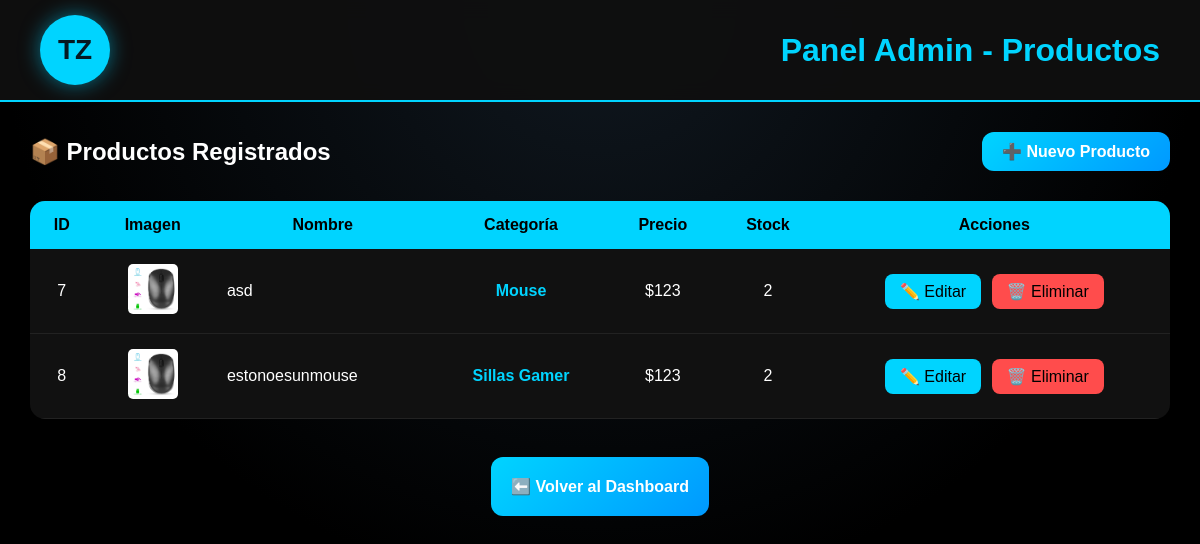
The app's page /panel-admin/productos/ (signed in), older data.
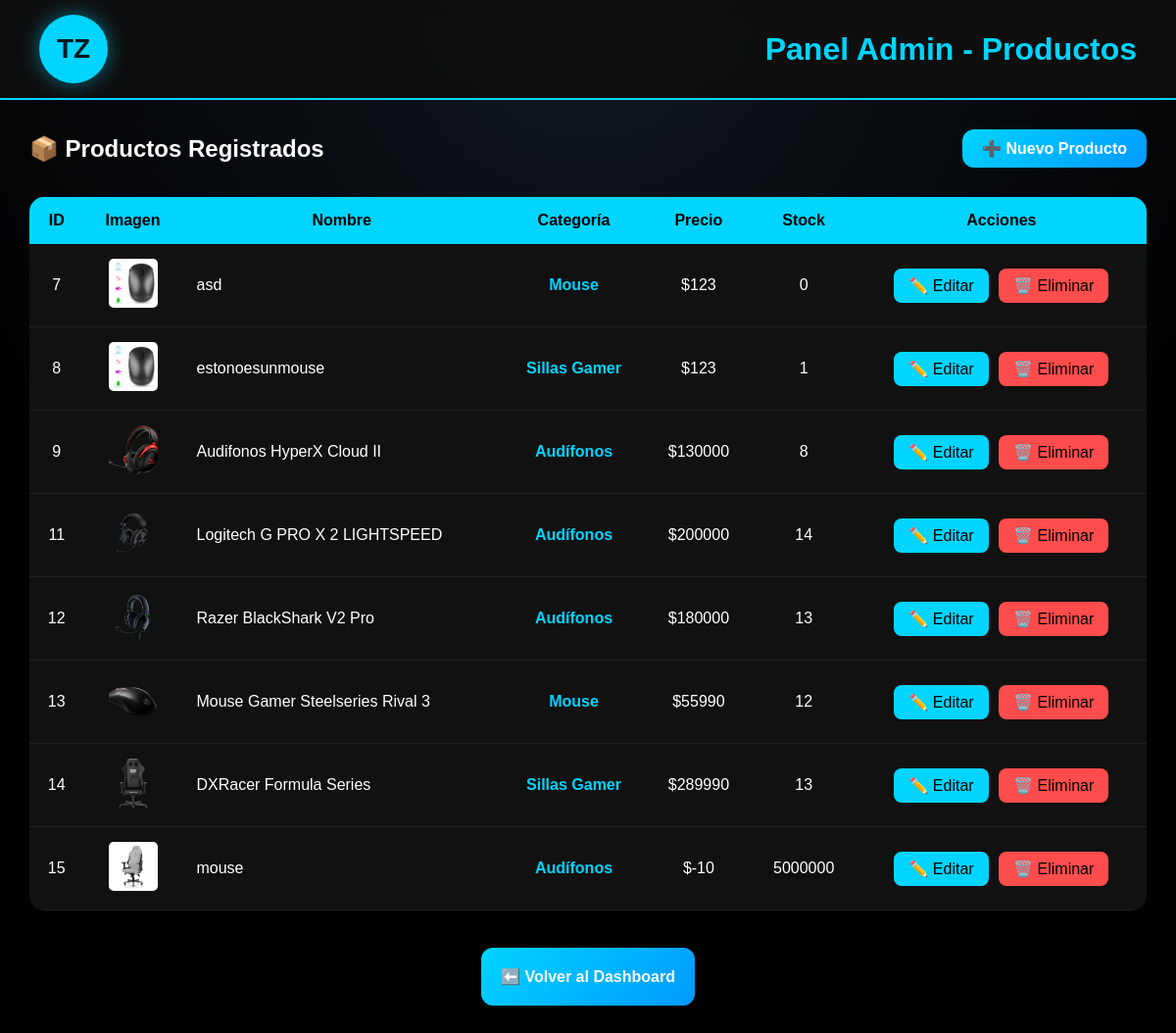
The same page, newer data.
### tienda/models.py (models this page shows, shortened)
class Producto(models.Model):
    nombre = models.CharField(max_length=200)
    precio = models.IntegerField(validators=[MinValueValidator(0)])
    descripcion = models.TextField()
    imagen = models.ImageField(upload_to='productos/', null=True, blank=True)
    stock = models.IntegerField(default=0, validators=[MinValueValidator(0)])
    categoria = models.CharField(max_length=50, default='Otros')
    activo = models.BooleanField(default=True)

### tienda/views.py (the view)
# urls.py: path('panel-admin/productos/',views.admin_productos,name='admin_productos'),
@login_required
@login_required
def admin_productos(request):
    if not request.user.is_staff:
        return redirect('/')
    productos = Producto.objects.filter(activo=True)
    return render(request, 'admin_panel/productos.html', {'productos': productos})

### tienda/context_processors.py (called while the page is built)
def carrito_count(request):
    carrito = request.session.get('carrito', [])
    return {
        'carrito_count': len(carrito)
    }

### templates/admin_panel/productos.html (shortened to what this page needs)
{% load static %}
<!DOCTYPE html>
<html lang="es">
<head>
    <link rel="stylesheet" href="{% static 'css/style.css' %}?v=2">
</head>
<body>
<header>
    <div class="logo">TZ</div>
    <h1>Panel Admin - Productos</h1>
</header>
<section class="admin-container" style="padding:30px;">
    <div style="display: flex; justify-content: space-between; align-items: center; margin-bottom: 20px;">
        <h2>📦 Productos Registrados</h2>
        <a href="{% url 'crear_producto' %}" class="admin-btn" style="padding: 10px 20px; display: inline-block;">
            ➕ Nuevo Producto
        </a>
    </div>
    <table>
        <tr>
            <th>ID</th>
            <th>Imagen</th>
            <th>Nombre</th>
            <th>Categoría</th> <th>Precio</th>
            <th>Stock</th>
            <th>Acciones</th>
        </tr>
        {% for producto in productos %}
        <tr>
            <td style="text-align: center;">{{ producto.id }}</td>
            <td style="text-align: center;">
                {% if producto.imagen %}
                    <img src="{{ producto.imagen.url }}" alt="{{ producto.nombre }}" style="width: 50px; height: 50px; object-fit: cover; border-radius: 5px;">
                {% endif %}
            </td>
            <td>{{ producto.nombre }}</td>
            <td style="text-align: center; color: #00d4ff; font-weight: bold;">{{ producto.categoria }}</td> <td style="text-align: center;">${{ producto.precio }}</td>
            <td style="text-align: center;">{{ producto.stock }}</td>
            <td style="text-align: center;">
                <a href="{% url 'editar_producto' producto.id %}" class="estado-btn" style="background-color: #00d4ff; color: black;">✏️ Editar</a>
                <a href="{% url 'eliminar_producto' producto.id %}" class="estado-btn" style="background-color: #ff4c4c; color: black;" onclick="return confirm('¿Seguro que deseas eliminar este producto?');">🗑️ Eliminar</a>
            </td>
        </tr>
        {% empty %}
        <tr>
            <td colspan="7" style="text-align: center; padding: 20px;">No hay productos registrados.</td>
        </tr>
        {% endfor %}
    </table>
    <br>
    <div style="text-align:center; margin-top: 20px;">
        <a href="{% url 'panel_admin' %}" class="admin-btn" style="display: inline-block;">
            ⬅️ Volver al Dashboard
        </a>
    </div>
</section>
</body>
</html>

Row changes from the older to the newer data that the page shows:
changed Producto "asd": stock "2" → "0"
changed Producto "estonoesunmouse": stock "2" → "1"
added Producto: id "9", imagen (picture), nombre "Audifonos HyperX Cloud II", categoria "Audífonos", precio "130000", stock "8"
added Producto: id "11", imagen (picture), nombre "Logitech G PRO X 2 LIGHTSPEED", categoria "Audífonos", precio "200000", stock "14"
added Producto: id "12", imagen (picture), nombre "Razer BlackShark V2 Pro", categoria "Audífonos", precio "180000", stock "13"
added Producto: id "13", imagen (picture), nombre "Mouse Gamer Steelseries Rival 3", categoria "Mouse", precio "55990", stock "12"
added Producto: id "14", imagen (picture), nombre "DXRacer Formula Series", categoria "Sillas Gamer", precio "289990", stock "13"
added Producto: id "15", imagen (picture), nombre "mouse", categoria "Audífonos", precio "-10", stock "5000000"
